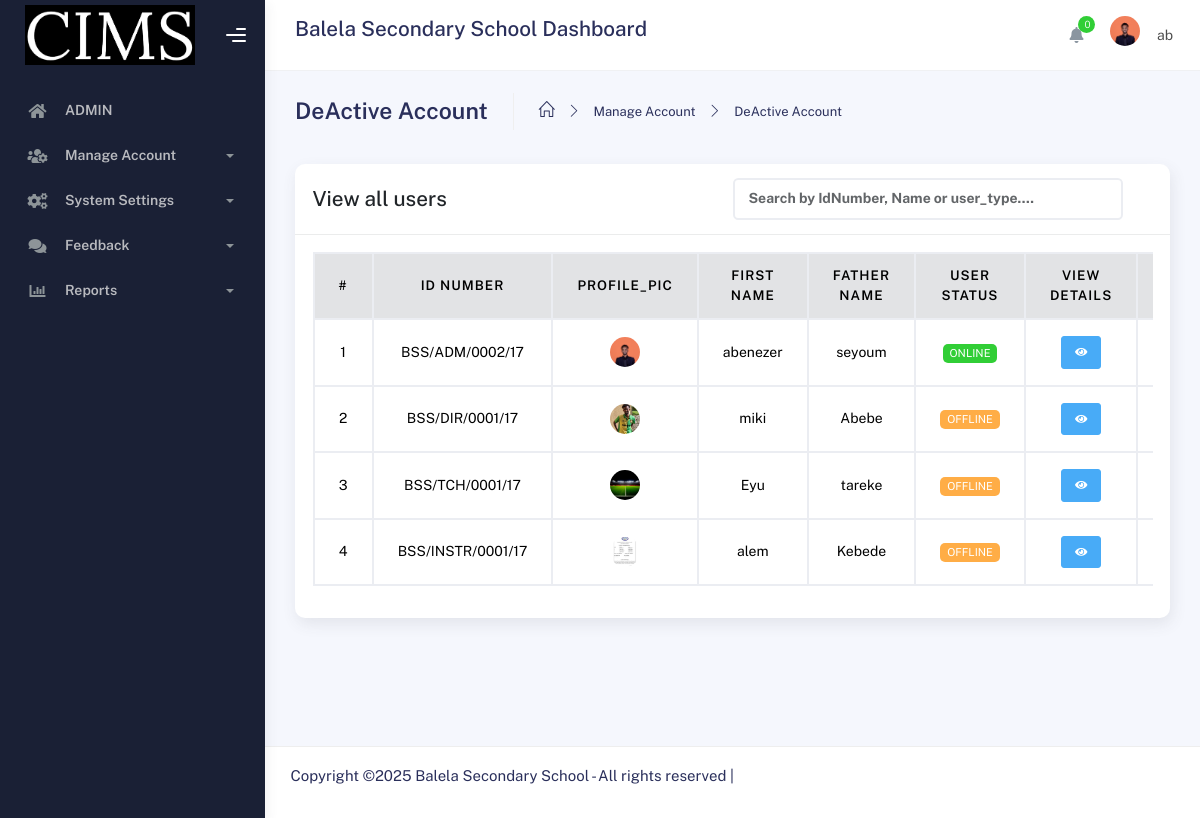
Before: /Admin/Deactive_user.php (signed in) with the older database file.
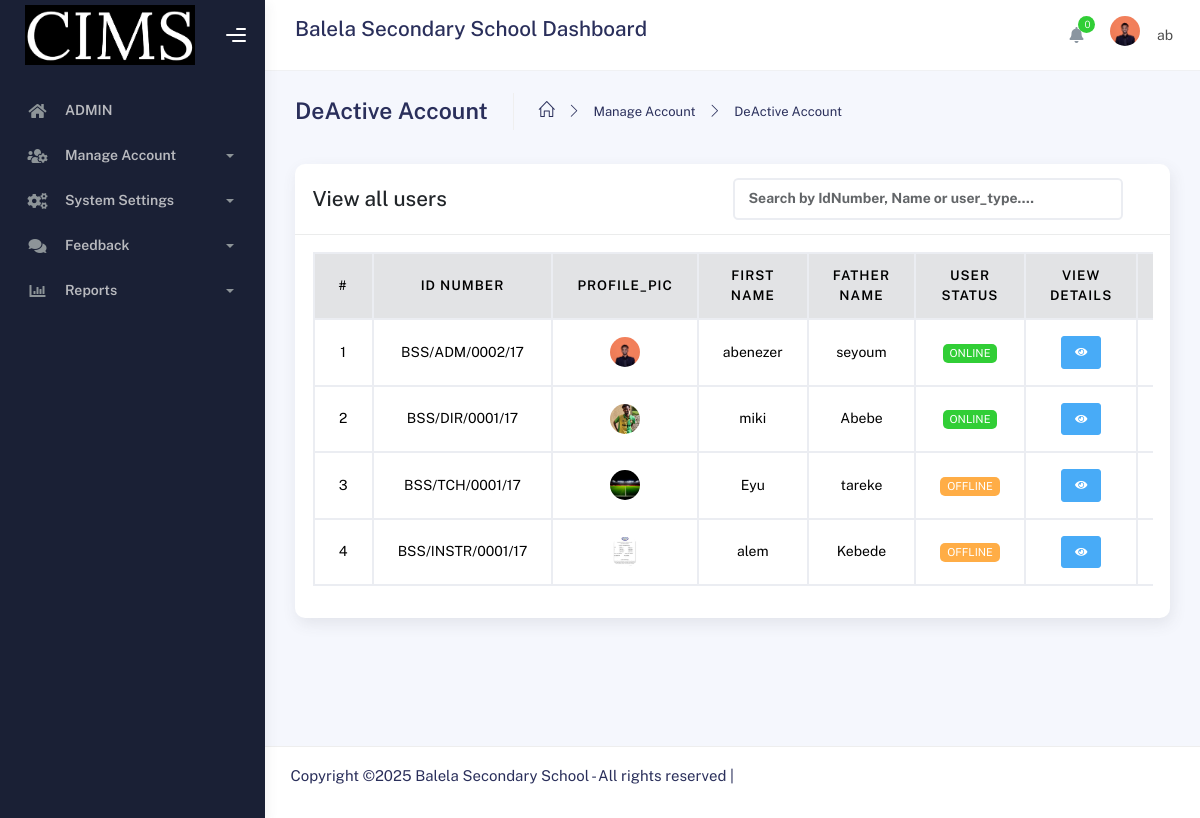
After: the same page with the newer database file.
### tables this page shows
CREATE TABLE IF NOT EXISTS `users` (
  `uid` int NOT NULL AUTO_INCREMENT,
  `idNumber` varchar(50) NOT NULL,
  `profile_picture` varchar(250) NOT NULL,
  `first_name` varchar(30) NOT NULL,
  `father_name` varchar(30) NOT NULL,
  `grandfather_name` varchar(30) NOT NULL,
  `gender` varchar(30) NOT NULL,
  `user_type` varchar(30) NOT NULL,
  `username` varchar(50) NOT NULL,
  `password` varchar(250) NOT NULL,
  `email` varchar(50) NOT NULL,
  `phone` varchar(50) NOT NULL,
  `user_status` int NOT NULL,
  PRIMARY KEY (`uid`)
);

### Admin/Deactive_user.php (the view, shortened to what this page needs)
<?php
include('adminHeader.php');
?>
<?php
$profile = getUserByID($_SESSION["uid"]);
$roleName = getRoleNameById($profile["user_type"]);
if (isset($_SESSION["uid"]) && ($roleName == "Admin")) {
?>
<div class="container">
  <div class="page-inner">
    <div class="page-header">
        <h3 class="fw-bold mb-3">DeActive Account</h3>
    <ul class="breadcrumbs mb-3">
        <li class="nav-home"><a href="#"><i class="icon-home"></i></a></li>
        <li class="separator"><i class="icon-arrow-right"></i></li>
        <li class="nav-item"><a href="#">Manage Account</a></li>
        <li class="separator"><i class="icon-arrow-right"></i></li>
        <li class="nav-item"><a href="#">DeActive Account</a></li>
    </ul>
 </div>
<div class="main-content">
<section class="section">
<div class="row">
 <div class="col-12">
  <div class="card">
   <div class="card-header">
    <div class="row w-100 align-items-center">
     <div class="col-12 col-md-6 mb-2 mb-md-0">
     <h4 class="mb-0">View all users</h4>
   </div>
<div class="col-12 col-md-6">
  <form method="GET">
    <div class="input-group">
   <input type="text" name="search" id="userSearch" class="form-control"
       style="font-weight: bold;" placeholder="Search by IdNumber, Name or user_type....">
       </div>
     </form>
   </div>
  </div>
</div>
<?php
  if (isset($_SESSION["uid"])) {
      if (isset($_GET['search']) && !empty(trim($_GET['search']))) {
          $searchTerm = $_GET['search'];
          $users = searchUsers($searchTerm);
      } else {
          $users = getAllUsers();
      }
 ?>
<div class="card-body">
  <div class="table-responsive">
     <table class="table table-hover align-middle text-center" style="border: 2px solid black; border-collapse: collapse; width: 100%;">
  <thead class="table-secondary">
      <tr>
    <th style="border: 2px solid black;">#</th>
    <th style="border: 2px solid black;">ID Number</th>
    <th style="border: 2px solid black;">profile_pic</th>
    <th style="border: 2px solid black;">First Name</th>
    <th style="border: 2px solid black;">Father Name</th>
    <th style="border: 2px solid black;">User Status</th>
    <th style="border: 2px solid black;">View Details</th>
    <th style="border: 2px solid black;">Actions</th>
     </tr>
    </thead>
   <tbody>
   <?php
      $no = 1;
      if (!empty($users)) {
        foreach ($users as $user) {
          $status = user_status($user["user_status"]);
      ?>
  <tr>
    <td style="border: 2px solid black;"><?php echo $no; ?></td>
    <td style="border: 2px solid black;"><?php echo $user["idNumber"]; ?></td>
    <td style="border: 2px solid black;"><img class="profile-img" src="<?php echo $user["profile_picture"]; ?>" alt="Profile Picture" width="100" height="100"></td>
    <td style="border: 2px solid black;"><?php echo $user["first_name"]; ?></td>
    <td style="border: 2px solid black;"><?php echo $user["father_name"]; ?></td>
    <td style="border: 2px solid black;"><?php echo $status; ?></td>
     <td style="border: 2px solid black;">
        <a href="viewUserDetail.php?uid=<?= $user['uid']; ?>" class="btn btn-sm btn-info">
          <i class="fa fa-eye"></i>
        </a>
      </td>
    <td style="border: 2px solid black;">
    </td>
  </tr>
<?php $no++; } } ?>
  <?php } ?>
     </tbody>
     </table>
    </div>
  </div>
 </div>
</div>
</div>
</section>
<?php
  } else {
      echo "some error occurred";
 }
 ?>
</div>
</div>
</div>
<?php
include('footer.php');
?>

### Admin/adminHeader.php (shortened to what this page needs)
<?php
include '../connection/connection.php';
include '../connection/function.php';
?>
<!DOCTYPE html>
<html lang="en">
<head>
	<link rel="stylesheet" href="../assets/css/bootstrap.min.css">
	<link rel="stylesheet" href="../assets/css/plugins.min.css">
	<link rel="stylesheet" href="../assets/css/kaiadmin.min.css">
</head>
<body>
<div class="wrapper">
  <div class="sidebar" data-background-color="dark">
<div class="sidebar-logo">
 <div class="logo-header" data-background-color="dark">
   <div class = "logo">
	<img src="../assets/img/logo.png" alt="navbar brand" class="navbar-brand" height="60" width="170">
   </div>
  <div class="nav-toggle">
	<button class="btn btn-toggle toggle-sidebar"><i class="gg-menu-right"></i></button>
	<button class="btn btn-toggle sidenav-toggler"><i class="gg-menu-left"></i></button></div>
	<button class="topbar-toggler more"><i class="gg-more-vertical-alt"></i></button></div>
   </div>
<div class="sidebar-wrapper scrollbar scrollbar-inner">
  <div class="sidebar-content">
	<ul class="nav nav-secondary">
	  <li class="nav-item">
    <a href="admin.php" class="collapsed"><i class="fas fa-home"></i><p>ADMIN</p></a></li>
<li class="nav-item">
    <a data-bs-toggle="collapse" href="#users" role="button" aria-expanded="false" aria-controls="users">
        <i class="fas fa-users-cog"></i>
        <p>Manage Account</p>
        <span class="caret"></span>
    </a>
</li>
<li class="nav-item">
    <a data-bs-toggle="collapse" href="#settings">
        <i class="fas fa-cogs"></i>
        <p>System Settings</p>
        <span class="caret"></span>
    </a>
</li>
<li class="nav-item">
   <a data-bs-toggle="collapse" href="#feedback"><i class="fas fa-comments"></i><p>Feedback</p><span class="caret"></span></a>
</li>
<li class="nav-item">
  <a data-bs-toggle="collapse" href="#reports"><i class="fas fa-chart-bar"></i><p>Reports</p><span class="caret"></span></a>
     </li>
    </ul>
  </div>
 </div>
</div>
<div class="main-panel">
	<div class="main-header">
		<?php
$profile = getUserByID($_SESSION["uid"]);
$roleName = getRoleNameById($profile["user_type"]);
if (isset($_SESSION["uid"]) and ($roleName == "Admin")) {
?>
<nav class="navbar navbar-header navbar-header-transparent navbar-expand-lg border-bottom">
  <div class="container-fluid">
	<div class="input-group">
	  <div class="input-group-prepend">
		<h4>Balela Secondary School Dashboard </h4></div>
	    <ul class="navbar-nav topbar-nav ms-md-auto align-items-center">
<ul class="navbar-nav topbar-nav ms-md-auto align-items-center">
 <li class="nav-item topbar-icon dropdown hidden-caret">
  <a class="nav-link dropdown-toggle" href="#" id="notifDropdown" role="button" data-bs-toggle="dropdown" aria-haspopup="true" aria-expanded="false">
   <i class="fa fa-bell"></i><span class="notification" id="notifCount">0</span></a>
	</li>
<li class="nav-item topbar-user dropdown hidden-caret">
 <a class="dropdown-toggle profile-pic" data-bs-toggle="dropdown" href="#" aria-expanded="false">
    <div class="avatar-sm"><img class="profile-img" src="<?php echo $profile["profile_picture"]; ?>"
	       alt="Profile Picture" width="100" height="100"></div>
    <span class="profile-username"><span class="op-7"><?php echo "$profile[username]";?></span></span></span>
 </a>
				</li>
			</ul>
		</div>
	</nav>
</div>
<?php
} else {
}
?>

### connection/function.php (shortened to what this page needs)
<?php
include 'connection.php';
function decryptPassword($encryptedPassword) {
    $key = hash('sha256', SECRET_KEY);
    $iv = substr(hash('sha256', SECRET_IV), 0, 16);
    return openssl_decrypt($encryptedPassword, ENCRYPT_METHOD, $key, 0, $iv);
}
function user_status($status) {
    if ($status == 0) {
        return "<span class='badge light badge-warning'>OFFLINE</span>";
    } else if ($status == 1) {
        return "<span class='badge light badge-success'>ONLINE</span>";
    } else if ($status == 2) {
        return "<span class='badge light badge-danger'>BLOCKED</span>";
    } else {
        return "<span class='badge light badge-secondary'>UNKNOWN</span>";
    }
}
function getUserByID($data)
{
    global $conn;
    $query = mysqli_query($conn, "SELECT * FROM users WHERE uid = '$data'");
    $result = mysqli_fetch_array($query);
    if ($result && isset($result["password"])) {
        $result["password"] = decryptPassword($result["password"]);
    }
    return $result;
}
function getAllUsers()
{
    global $conn;
    $query = mysqli_query($conn, "select * from users");
    $result = array();
    while ($row = mysqli_fetch_array($query)) {
        array_push($result, $row);
    }
    return $result;
}
function getRoleNameById($role_id) {
    global $conn;
    $role_id = (int)$role_id;
    $query = "SELECT role_name FROM role_type WHERE rid = $role_id";
    $result = mysqli_query($conn, $query);
    if ($result && mysqli_num_rows($result) > 0) {
        $row = mysqli_fetch_assoc($result);
        return $row['role_name'];
    }
    return null;
}
?>

### Admin/footer.php (shortened to what this page needs)
<footer class="footer">
  <div class="container-fluid">
        <p>Copyright &copy;<script>document.write(new Date().getFullYear());</script>
         Balela Secondary School - All rights reserved |</p>
  			</div>
  		</footer>
  	</div>
  </div>
  </body>
</html>

### Admin/adminHeader.php (style rules this page uses)
.profile-img { width: 40px; height: 40px; border-radius: 80%; object-fit: cover; }

### Admin/Deactive_user.php (style rules this page uses)
.profile-img { width: 30px; height: 30px; border-radius: 50%; object-fit: cover; }

Changed rows visible on the page:
changed users "BSS/DIR/0001/17": user_status "OFFLINE" → "ONLINE"
